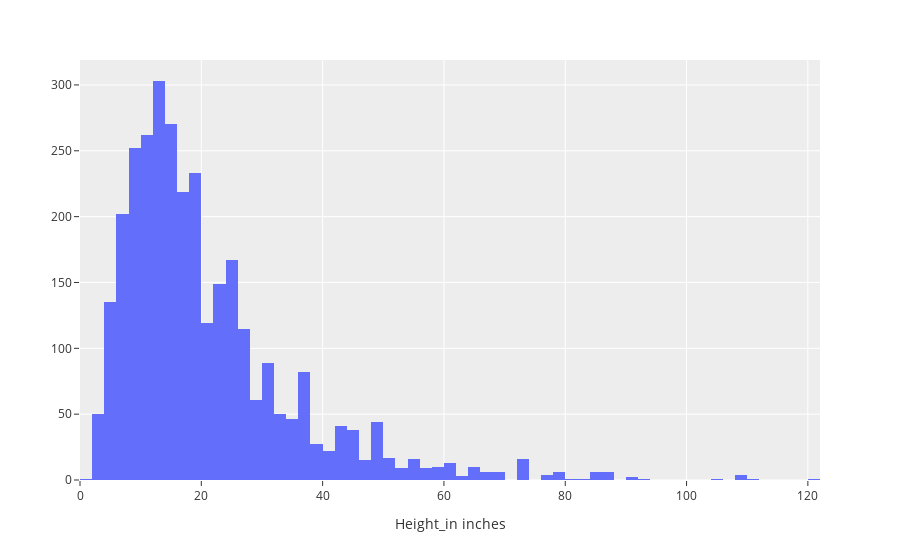
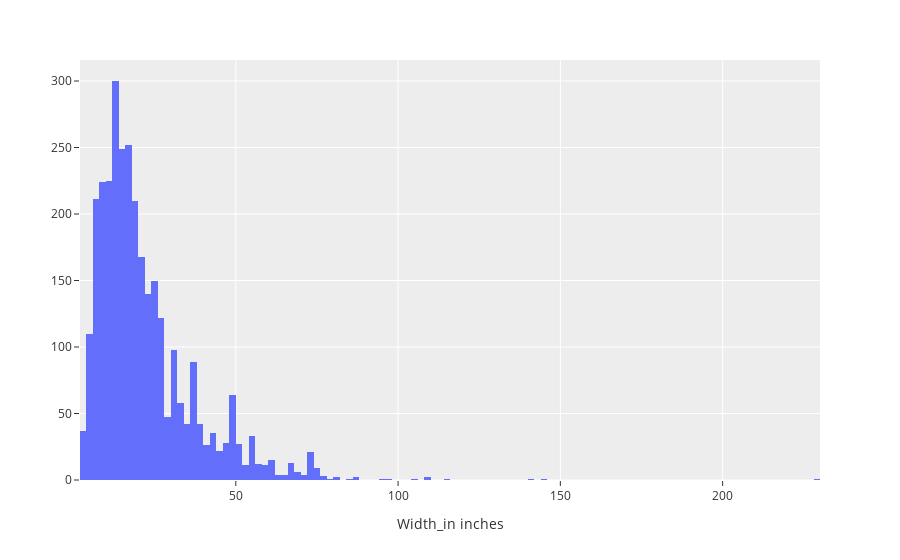

The cell these charts' notebook holds for them, in order:
### Markdown cell above
random line

### Code cell
columns=['Height_in','Width_in']
DF[columns].dtypes
#We have objects, we need floats.
DF['Height_in']=DF['Height_in'].apply(lambda x: float(x))
DF['Width_in']=DF['Width_in'].apply(lambda x: float(x))
#Now lets make histograms
for col in columns:
    fig = px.histogram(DF,x=col)

    fig.update_layout(template="ggplot2",
                  xaxis_title=f"{col} inches",
                  yaxis_title="")

    fig.show()

### Figure 1 — Plotly figure (JSON) as saved in the notebook; plotly's stock layout.template omitted (floating-point values rounded to 4 significant figures; data arrays with more than 128 entries replaced by an {"elided": "..."} marker saying what was removed)
{"data": [{"alignmentgroup": "True", "bingroup": "x", "hovertemplate": "Height_in=%{x}<br>count=%{y}<extra></extra>", "legendgroup": "", "marker": {"color": "#636efa", "pattern": {"shape": ""}}, "name": "", "offsetgroup": "", "orientation": "v", "showlegend": false, "type": "histogram", "x": {"elided": "3393 float values"}, "xaxis": "x", "yaxis": "y"}], "layout": {"barmode": "relative", "legend": {"tracegroupgap": 0}, "margin": {"t": 60}, "xaxis": {"anchor": "y", "domain": [0, 1], "title": {"text": "Height_in inches"}}, "yaxis": {"anchor": "x", "domain": [0, 1], "title": {"text": ""}}}}

### Figure 2 — Plotly figure (JSON) as saved in the notebook; plotly's stock layout.template omitted (floating-point values rounded to 4 significant figures; data arrays with more than 128 entries replaced by an {"elided": "..."} marker saying what was removed)
{"data": [{"alignmentgroup": "True", "bingroup": "x", "hovertemplate": "Width_in=%{x}<br>count=%{y}<extra></extra>", "legendgroup": "", "marker": {"color": "#636efa", "pattern": {"shape": ""}}, "name": "", "offsetgroup": "", "orientation": "v", "showlegend": false, "type": "histogram", "x": {"elided": "3393 float values"}, "xaxis": "x", "yaxis": "y"}], "layout": {"barmode": "relative", "legend": {"tracegroupgap": 0}, "margin": {"t": 60}, "xaxis": {"anchor": "y", "domain": [0, 1], "title": {"text": "Width_in inches"}}, "yaxis": {"anchor": "x", "domain": [0, 1], "title": {"text": ""}}}}
